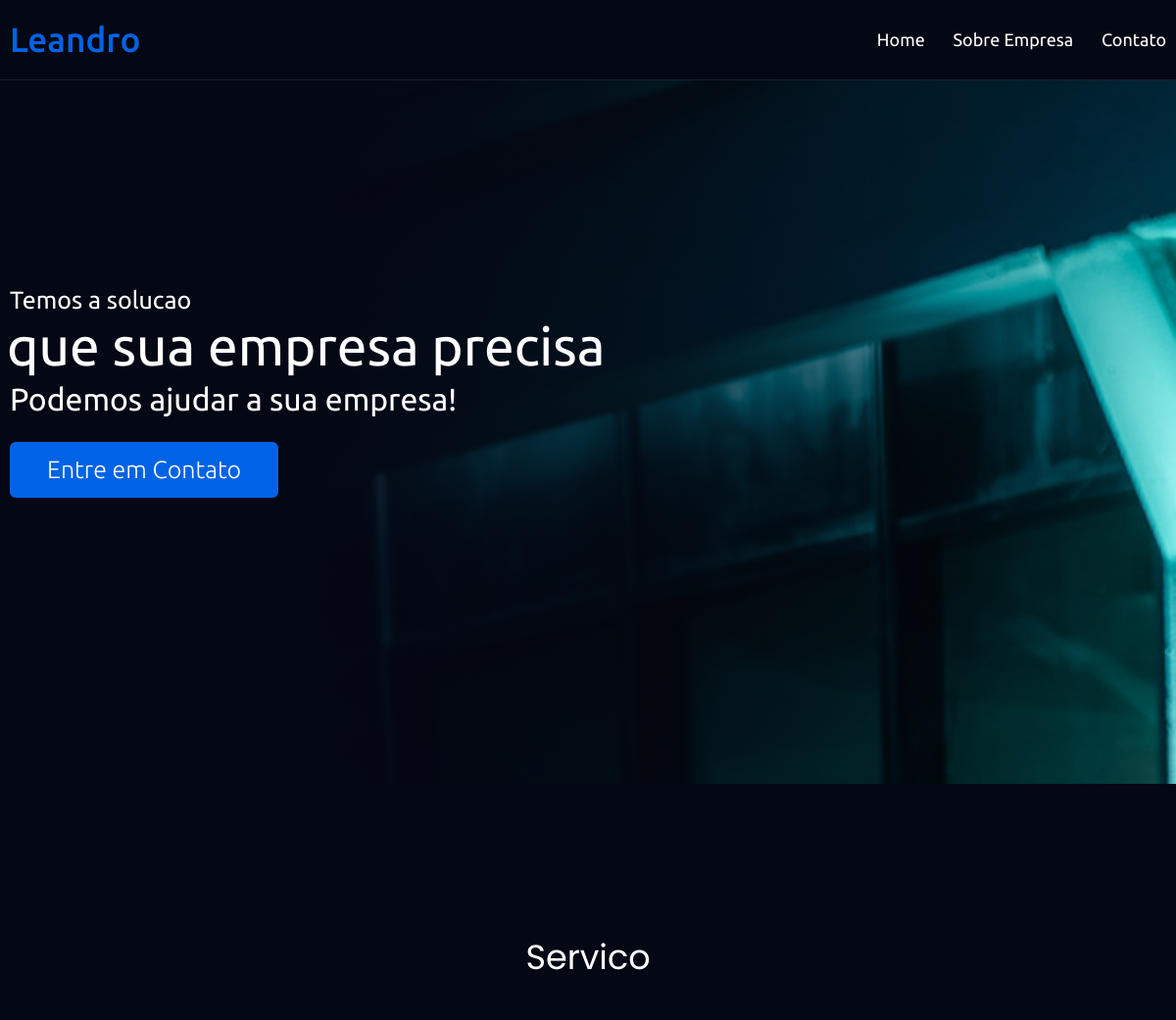
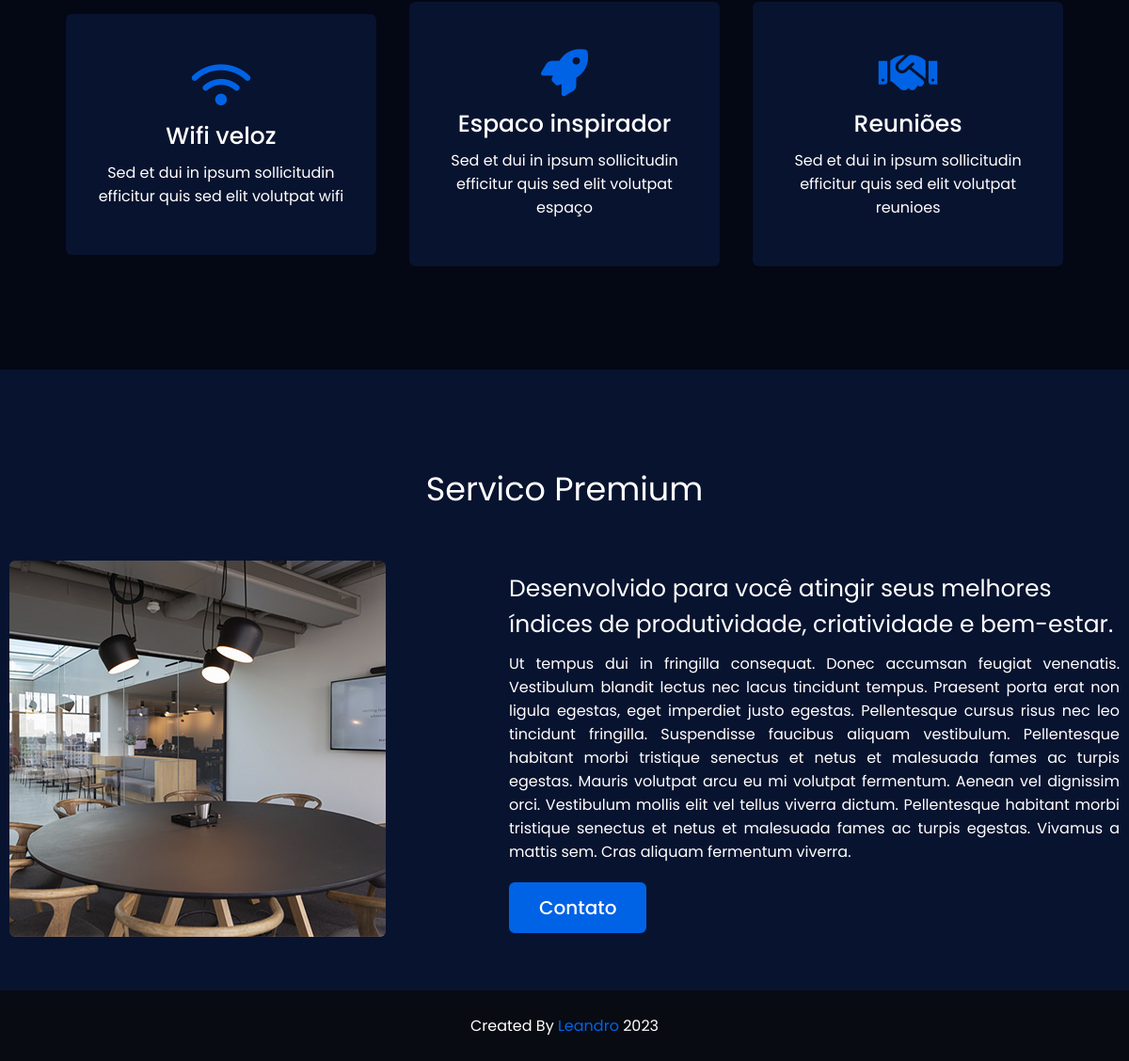
The page / on the database its author committed (2 pictures, top to bottom).
### tables this page shows
CREATE TABLE `sts_homes_tops` (
  `id` int(11) NOT NULL,
  `title_one_top` varchar(220) NOT NULL,
  `title_two_top` varchar(220) NOT NULL,
  `title_three_top` varchar(200) NOT NULL,
  `link_btn_top` varchar(220) NOT NULL,
  `txt_btn_top` varchar(44) NOT NULL,
  `image_top` varchar(220) DEFAULT NULL,
  `created` datetime NOT NULL,
  `modified` datetime DEFAULT NULL
);

CREATE TABLE `sts_homes_services` (
  `id` int(11) NOT NULL,
  `serv_title` varchar(220) NOT NULL,
  `serv_icon_one` varchar(44) NOT NULL,
  `serv_title_one` varchar(220) NOT NULL,
  `serv_desc_one` varchar(220) NOT NULL,
  `serv_icon_two` varchar(220) NOT NULL,
  `serv_title_two` varchar(220) NOT NULL,
  `serv_desc_two` varchar(220) NOT NULL,
  `serv_icon_three` varchar(200) NOT NULL,
  `serv_title_three` varchar(220) NOT NULL,
  `serv_desc_three` varchar(220) NOT NULL,
  `created` datetime NOT NULL,
  `modified` datetime DEFAULT NULL
);

CREATE TABLE `sts_homes_premiums` (
  `id` int(11) NOT NULL,
  `prem_title` varchar(220) NOT NULL,
  `prem_subtitle` varchar(220) NOT NULL,
  `prem_desc` text NOT NULL,
  `prem_image` varchar(200) NOT NULL,
  `prem_btn_text` varchar(200) NOT NULL,
  `prem_btn_link` varchar(220) NOT NULL,
  `created` datetime NOT NULL,
  `modified` datetime DEFAULT NULL
);

CREATE TABLE `sts_footers` (
  `id` int(11) NOT NULL,
  `footer_desc` varchar(200) NOT NULL,
  `footer_text_link` varchar(220) NOT NULL,
  `footer_link` varchar(220) NOT NULL,
  `created` datetime NOT NULL,
  `modified` datetime DEFAULT NULL
);

### app/sts/Controllers/Home.php (called while the page is built, shortened)
<?php
class Home
{
    private     ?array  $data;
    public function index()
    {
        $home = new StsHome();
        $this->data['home'] =  $home->index();
        $footer = new StsFooter();
        $this->data['footer'] =  $footer->index();
       $loadView = new ConfigView("sts/Views/home/home", $this->data);
       $loadView->loadView();
    }
}

### index.php (called while the page is built, shortened)
<?php
$url = new ConfigController();
$url->loadPage();

### app/sts/Models/helper/stsRead.php (called while the page is built, shortened)
<?php
class StsRead extends StsConn
{
    private string $select;
    private ?array $result = [];
    private object $query;
    private array $values = [];
    function getResult(): ?array
    {
        return $this->result;
    }
    public function fullRead(string $query, ?string $parseString = null)
    {
        $this->select = $query;
        $this->exeInstruction();
    }
    private function exeInstruction()
    {
        $this->connection();
        try {
            $this->exeParameter();
            $this->query->execute();
            $this->result =  $this->query->fetchAll();
        } catch (PDOException $error) {
            $this->result = null;
        }
    }
    private function connection()
    {
        $this->conn = $this->connectDb();
        $this->query =  $this->conn->prepare($this->select);
        $this->query->setFetchMode(PDO::FETCH_ASSOC);
    }
    private function exeParameter()
    {
        if ($this->values) {
            foreach ($this->values as $link => $value) {
                if (($link == 'limit') || ($link == 'offset') || ($link == 'id')) {
                    $value =  (int) $value;
                }
                $this->query->bindValue(":{$link}", $value, (is_int($value) ? PDO::PARAM_INT : PDO::PARAM_STR));
            }
        }
    }
    private function parseString(?string $parseString = null)
    {
        if (!empty($parseString)) {
            parse_str($parseString, $this->values);
        }
    }
}

### app/sts/Models/helper/StsConn.php (called while the page is built, shortened)
<?php
abstract class StsConn
{
    private string $host = HOST;
    private string $user = USER;
    private string $pass = PASS;
    private string $dbname = DBNAME;
    private int $port = PORT;
    public function connectDb(): object
    {
        try {
            return $this->connect  = new  PDO(
                "mysql:host={$this->host};port={$this->port};dbname=" . $this->dbname,
                $this->user,
                $this->pass
            );
        } catch (PDOException $err) {
            die($err->getMessage());
        }
    }
}

### app/sts/Models/StsHome.php (called while the page is built, shortened)
<?php
class StsHome
{
    private ?array $data;
    public function index(): ?array
    {
        $viewHomeTop =  new StsRead();
        $viewHomeTop->fullRead("SELECT title_one_top, title_two_top ,title_three_top, link_btn_top, txt_btn_top,image_top
                            FROM  sts_homes_tops
                            WHERE id=:id LIMIT :limit", "id=1&limit=1");
        $this->data['top'] =   $viewHomeTop->getResult();
        $viewHomeService =  new StsRead();
        $viewHomeService->fullRead("SELECT serv_title, serv_icon_one ,serv_title_one, serv_desc_one,
                                            serv_icon_two ,serv_title_two, serv_desc_two,
                                            serv_icon_three ,serv_title_three, serv_desc_three
                            FROM  sts_homes_services
                            WHERE id=:id
                            LIMIT :limit", "id=1&limit=1");
        $this->data['serv'] =   $viewHomeService->getResult();
        $viewHomePremium =  new StsRead();
        $viewHomePremium->fullRead("SELECT prem_title, prem_subtitle, prem_desc, prem_image,
                                            prem_btn_text, prem_btn_link
                            FROM  sts_homes_premiums
                            WHERE id=:id
                            LIMIT :limit", "id=1&limit=1");
        $this->data['prem'] =   $viewHomePremium->getResult();
        return $this->data;
    }
}

### app/sts/Models/StsFooter.php (called while the page is built, shortened)
<?php
class StsFooter
{
    public function index(): ?array
    {
        $viewFooter =  new StsRead();
        $viewFooter->fullRead("SELECT footer_desc, footer_text_link, footer_link
                            FROM  sts_footers
                            WHERE id=:id
                            LIMIT :limit", "id=1&limit=1");
         $this->data =   $viewFooter->getResult();
        return $this->data;
    }
}

### app/sts/Views/home/home.php (the view, shortened to what this page needs)
<?php
if (!empty($this->data['home']['top'][0])) {
    extract($this->data['home']['top'][0]); ?>
    <section class="top" style="background:  linear-gradient(to right, var(--main-color)25%, rgba(255, 255, 255, 0)),
        url('<?php URL; ?>app/sts/assets/images/<?= $image_top ?>');
        background-size: cover;
        background-attachment: fixed; ">
        <div class="max-width">
            <div class="top-content">
                <div class="text-1"><?= $title_one_top ?></div>
                <div class="text-2"><?= $title_two_top ?></div>
                <div class="text-3"><?= $title_three_top ?></div>
                <a href="<?= $link_btn_top ?>"><?= $txt_btn_top ?></a>
            </div>
        </div>
    </section>
<?php
} else {
    echo "<p style='color: #f00;'> Error: Nenhum dado encontrado </p>";
}
?>
<?php
if (!empty($this->data['home']['serv'][0])) {
    extract($this->data['home']['serv'][0]);
?>
    <section class="services">
        <div class="max-width">
            <h2 class="title"><?= $serv_title ?></h2>
            <div class="serv-content">
                <div class="card">
                    <div class="box">
                        <i class="<?= $serv_icon_one ?>"></i>
                        <div class="text"><?= $serv_title_one ?></div>
                        <p><?= $serv_desc_one ?> </p>
                    </div>
                </div>
                <div class="card">
                    <div class="box">
                        <i class="<?= $serv_icon_two ?>"></i>
                        <div class="text"><?= $serv_title_two ?></div>
                        <p><?= $serv_desc_two ?> </p>
                    </div>
                </div>
                <div class="card">
                    <div class="box">
                        <i class="<?= $serv_icon_three ?>"></i>
                        <div class="text"><?= $serv_title_three ?></div>
                        <p><?= $serv_desc_three ?> </p>
                    </div>
                </div>
            </div>
        </div>
    </section>
<?php
} else {
    echo "<p style='color: #f00;'> Error: Nenhum dado encontrado </p>";
}
?>
<?php
if (!empty($this->data['home']['prem'][0])) {
    extract($this->data['home']['prem'][0]);
?>
    <section class="premium">
        <div class="max-width">
            <h2 class="title"><?= $prem_title ?></h2>
            <div class="premium-content">
                <div class="column left">
                    <img src="<?= URL;  ?>app/sts/assets/images/<?= $prem_image ?>"  alt="Serviço premium">
                </div>
                <div class="column right">
                    <div class="text">
                    <?= $prem_subtitle ?>                    </div>
                    <p>
                    <?= $prem_desc ?>
                    </p>
                    <a href="<?= URL; ?>contato ">  <?= $prem_btn_text ?></a>
                </div>
            </div>
        </div>
    </section>
<?php
} else {
    echo "<p style='color: #f00;'> Error: Nenhum dado encontrado </p>";
}
?>

### app/sts/Views/include/footer.php (shortened to what this page needs)
<?php
if (!empty($this->data['footer'][0])) {
    extract($this->data['footer'][0]);
?>
    <footer>
        <span>
            <?= $footer_desc ;?> <a href="#"><?= $footer_text_link ;?></a>
            <?= date('Y'); ?>
        </span>
    </footer>
<?php
} else {
    echo "<p style='color: #f00;'> Error: Nenhum Footer encontrado </p>";
}
?>
<link rel="stylesheet" href="<?= URL; ?>app/sts/assets/js/custom.js">
</body>
</html>

### rows shown on the page
sts_homes_tops: image_top (picture), title_one_top "Temos a solucao", title_two_top "que sua empresa precisa", title_three_top "Podemos ajudar a sua empresa!", txt_btn_top "Entre em Contato"
sts_homes_services: serv_title "Servico", serv_title_one "Wifi veloz", serv_desc_one "Sed et dui in ipsum sollicitudin efficitur quis sed elit volutpat wifi", serv_title_two "Espaco inspirador", serv_desc_two "Sed et dui in ipsum sollicitudin efficitur quis sed elit volutpat espaço", serv_title_three "Reuniões", serv_desc_three "Sed et dui in ipsum sollicitudin efficitur quis sed elit volutpat reunioes"
sts_homes_premiums: prem_title "Servico Premium", prem_image (picture), prem_subtitle "Desenvolvido para você atingir seus melhores índices de produtividade, criatividade e bem-estar.", prem_desc "Ut tempus dui in fringilla consequat. Donec accumsan feugiat venenatis. Vestibulum blandit lectus nec lacus tincidunt tempus. Praesent porta erat non ligula egestas, eget imperdiet justo egestas. Pellentesque cursus risus nec leo tincidunt fringilla. Suspendisse faucibus aliquam vestibulum. Pellentesque habitant morbi tristique senectus et netus et malesuada fames ac turpis egestas. Mauris volutpat arcu eu mi volutpat fermentum. Aenean vel dignissim orci. Vestibulum mollis elit vel tellus viverra dictum. Pellentesque habitant morbi tristique senectus et netus et malesuada fames ac turpis egestas. Vivamus a mattis sem. Cras aliquam fermentum viverra.", prem_btn_text "Contato"
sts_footers: footer_desc "Created By", footer_text_link "Leandro"
